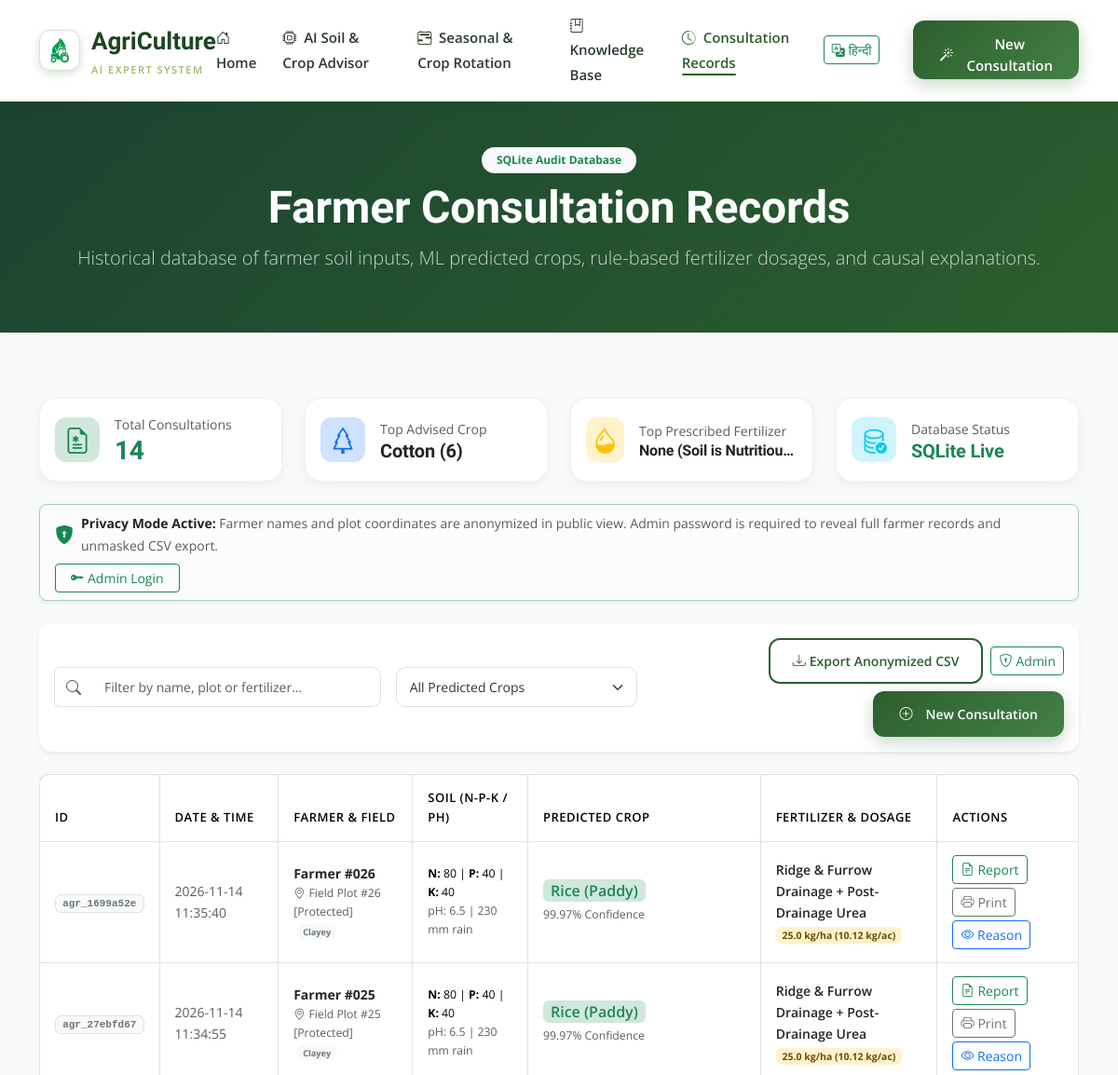
Before: /history (upper part) with the older database file.
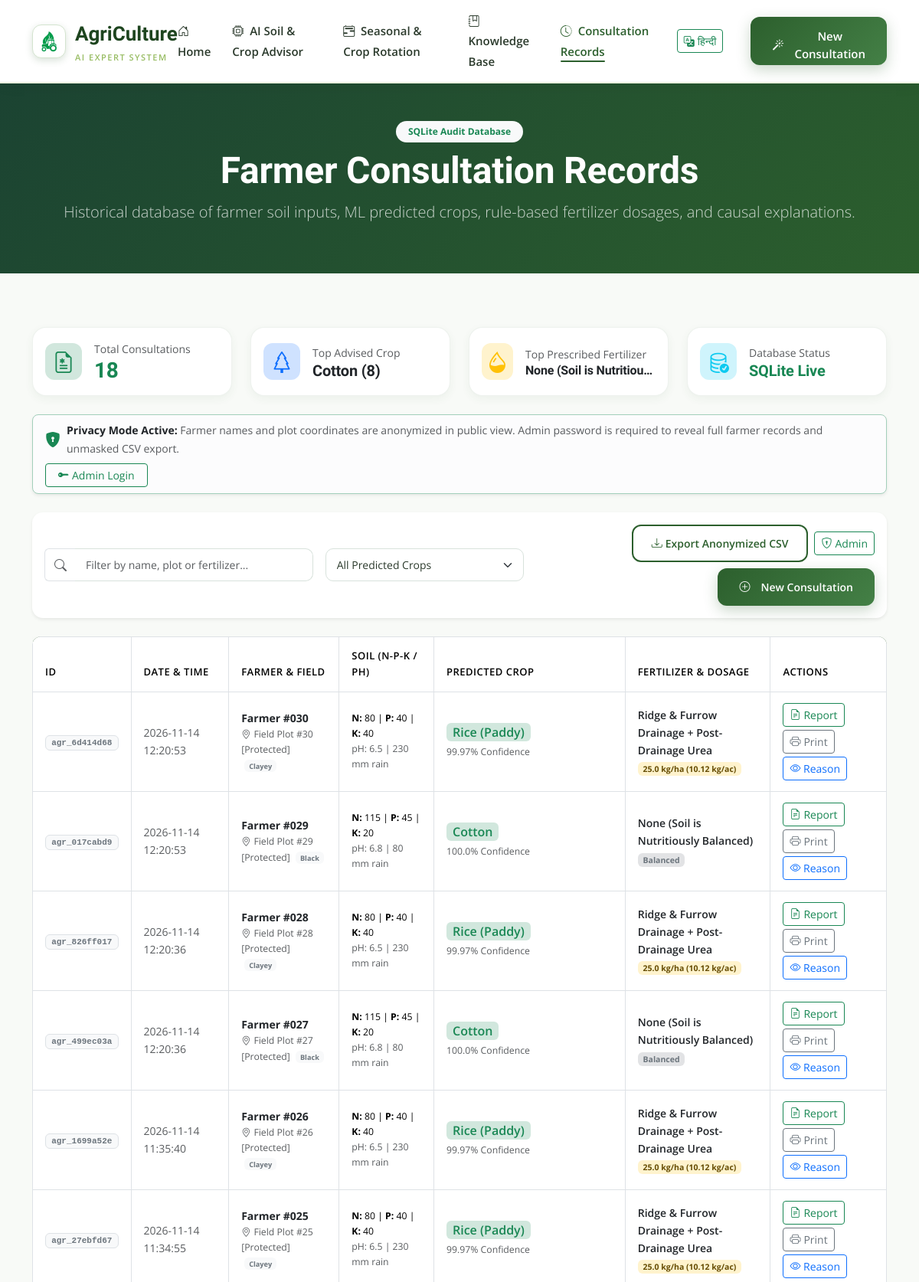
After: the same page with the newer database file.
### tables this page shows
CREATE TABLE recommendations_history (
                    id INTEGER PRIMARY KEY AUTOINCREMENT,
                    timestamp TEXT NOT NULL,
                    farmer_name TEXT DEFAULT 'Farmer',
                    location TEXT DEFAULT 'Farm Field #1',
                    soil_type TEXT DEFAULT 'Alluvial/Loamy',
                    N REAL NOT NULL,
                    P REAL NOT NULL,
                    K REAL NOT NULL,
                    ph REAL NOT NULL,
                    temperature REAL NOT NULL,
                    humidity REAL NOT NULL,
                    rainfall REAL NOT NULL,
                    predicted_crop TEXT NOT NULL,
                    confidence REAL NOT NULL,
                    recommended_fertilizer TEXT NOT NULL,
                    dosage_kg_ha REAL NOT NULL,
                    dosage_kg_acre REAL NOT NULL,
                    explanation TEXT NOT NULL,
                    fired_rules_json TEXT,
                    nutrient_gaps_json TEXT
                , report_id TEXT);

### app.py (the view)
@app.route('/history')
def history():
    is_admin = check_is_admin()
    records = db.fetch_history(limit=100, anonymize=(not is_admin))
    stats = db.get_statistics()
    return render_template('history.html', history=records, stats=stats, is_admin=is_admin)

### templates/history.html (shortened to what this page needs)
<!DOCTYPE html>
<html lang="en">
<head>
  <link href="https://cdn.jsdelivr.net/npm/bootstrap@5.3.3/dist/css/bootstrap.min.css" rel="stylesheet">
  <link href="https://cdn.jsdelivr.net/npm/bootstrap-icons@1.11.3/font/bootstrap-icons.min.css" rel="stylesheet">
  <link href="/static/assets/css/main.css?v=2.2" rel="stylesheet">
</head>
<body>
  <header id="header" class="header sticky-top">
    <div class="container-fluid container-xl d-flex align-items-center justify-content-between position-relative">
      <a href="/" class="logo-brand">
        <div class="brand-icon">
          <img src="/static/assets/img/logo.png" alt="AgriCulture Logo" width="38" height="38">
        </div>
        <div>
          <span class="brand-text">AgriCulture</span>
          <span class="brand-tagline">AI Expert System</span>
        </div>
      </a>
      <nav id="navmenu" class="navmenu">
        <ul>
          <li><a href="/"><i class="bi bi-house-door me-1"></i> <span data-i18n="nav_home">Home</span></a></li>
          <li><a href="/advisor"><i class="bi bi-cpu me-1"></i> <span data-i18n="nav_advisor">AI Soil & Crop Advisor</span></a></li>
          <li><a href="/rotation"><i class="bi bi-calendar2-range me-1"></i> <span data-i18n="nav_rotation">Seasonal & Crop Rotation</span></a></li>
          <li><a href="/knowledge"><i class="bi bi-journal-bookmark me-1"></i> <span data-i18n="nav_knowledge">Knowledge Base</span></a></li>
          <li><a href="/history" class="active"><i class="bi bi-clock-history me-1"></i> <span data-i18n="nav_records">Consultation Records</span></a></li>
          <li><button type="button" class="btn btn-sm btn-outline-success ms-lg-2 d-inline-flex align-items-center" onclick="toggleLanguage()" title="Switch Language / भाषा बदलें"><i class="bi bi-translate me-1"></i><span id="lang-label">हिन्दी</span></button></li>
          <li><a href="/advisor" class="btn btn-sm btn-agri ms-2 text-white"><i class="bi bi-magic me-1"></i> <span data-i18n="nav_new_test">Test Soil</span></a></li>
        </ul>
      </nav>
    </div>
  </header>
  <section class="py-5" style="background: linear-gradient(135deg, #1b4332, #2c5f2d); color: #fff;">
    <div class="container text-center">
      <div class="badge bg-light text-success fw-bold px-3 py-2 rounded-pill mb-2">SQLite Audit Database</div>
      <h1 class="display-5 fw-bold text-white mb-2">Farmer Consultation Records</h1>
      <p class="lead opacity-75 max-w-700 mx-auto">
        Historical database of farmer soil inputs, ML predicted crops, rule-based fertilizer dosages, and causal explanations.
      </p>
    </div>
  </section>
  <section class="section">
    <div class="container">
      <div class="row g-4 mb-4">
        <div class="col-lg-3 col-sm-6">
          <div class="expert-card p-3 d-flex align-items-center gap-3">
            <div class="card-header-icon bg-success-subtle text-success fs-3">
              <i class="bi bi-file-earmark-medical"></i>
            </div>
            <div>
              <div class="text-muted small">Total Consultations</div>
              <h3 class="fw-bold mb-0 text-success">{{ stats.total_recommendations }}</h3>
            </div>
          </div>
        </div>
        <div class="col-lg-3 col-sm-6">
          <div class="expert-card p-3 d-flex align-items-center gap-3">
            <div class="card-header-icon bg-primary-subtle text-primary fs-3">
              <i class="bi bi-tree"></i>
            </div>
            <div>
              <div class="text-muted small">Top Advised Crop</div>
              <h5 class="fw-bold mb-0 text-dark">
                {% if stats.top_crops %}{{ stats.top_crops[0].crop }} ({{ stats.top_crops[0].count }}){% else %}None{% endif %}
              </h5>
            </div>
          </div>
        </div>
        <div class="col-lg-3 col-sm-6">
          <div class="expert-card p-3 d-flex align-items-center gap-3">
            <div class="card-header-icon bg-warning-subtle text-warning fs-3">
              <i class="bi bi-droplet-half"></i>
            </div>
            <div>
              <div class="text-muted small">Top Prescribed Fertilizer</div>
              <h6 class="fw-bold mb-0 text-dark text-truncate" style="max-width: 170px;" title="{% if stats.top_fertilizers %}{{ stats.top_fertilizers[0].fertilizer }}{% endif %}">
                {% if stats.top_fertilizers %}{{ stats.top_fertilizers[0].fertilizer }}{% else %}None{% endif %}
              </h6>
            </div>
          </div>
        </div>
        <div class="col-lg-3 col-sm-6">
          <div class="expert-card p-3 d-flex align-items-center gap-3">
            <div class="card-header-icon bg-info-subtle text-info fs-3">
              <i class="bi bi-database-check"></i>
            </div>
            <div>
              <div class="text-muted small">Database Status</div>
              <h5 class="fw-bold mb-0 text-success">SQLite Live</h5>
            </div>
          </div>
        </div>
      </div>
      {% if not is_admin %}
      <div class="alert alert-light border border-success-subtle py-2 px-3 small mb-4 rounded-3 d-flex flex-wrap align-items-center justify-content-between gap-2 shadow-sm">
        <div class="d-flex align-items-center gap-2">
          <i class="bi bi-shield-lock-fill text-success fs-5"></i>
          <div>
            <strong class="text-dark">Privacy Mode Active:</strong>
            <span class="text-muted">Farmer names and plot coordinates are anonymized in public view. Admin password is required to reveal full farmer records and unmasked CSV export.</span>
          </div>
        </div>
        <button class="btn btn-outline-success btn-sm px-3" data-bs-toggle="modal" data-bs-target="#adminLoginModal">
          <i class="bi bi-key-fill me-1"></i>Admin Login
        </button>
      </div>
      {% endif %}
      <div class="card p-3 mb-4 border-0 shadow-sm" style="border-radius: 14px;">
        <div class="row g-3 align-items-center justify-content-between">
          <div class="col-md-4">
            <div class="input-group">
              <span class="input-group-text bg-white border-end-0"><i class="bi bi-search text-muted"></i></span>
              <input type="text" class="form-control border-start-0" id="historySearchInput" placeholder="Filter by name, plot or fertilizer..." onkeyup="filterHistoryTable()">
            </div>
          </div>
          <div class="col-md-3">
            <select class="form-select" id="cropFilterSelect" onchange="filterHistoryTable()">
              <option value="" selected>All Predicted Crops</option>
            </select>
          </div>
          <div class="col-md-5 text-md-end d-flex flex-wrap gap-2 justify-content-md-end align-items-center">
            <button class="btn btn-agri-outline btn-sm" onclick="exportHistoryCSV()">
              <i class="bi bi-download me-1"></i>{% if is_admin %}Export Full CSV{% else %}Export Anonymized CSV{% endif %}
            </button>
            {% if not is_admin %}
            <button class="btn btn-outline-success btn-sm" data-bs-toggle="modal" data-bs-target="#adminLoginModal">
              <i class="bi bi-shield-lock me-1"></i>Admin
            </button>
            {% else %}
            <a href="/api/admin/logout" class="btn btn-outline-danger btn-sm">
              <i class="bi bi-box-arrow-right me-1"></i>Logout
            </a>
            {% endif %}
            <a href="/advisor" class="btn btn-agri btn-sm">
              <i class="bi bi-plus-circle me-1"></i> New Consultation
            </a>
          </div>
        </div>
      </div>
      <div class="table-responsive">
        <table class="table table-bordered table-custom responsive-card-table align-middle" id="historyTable">
          <thead>
            <tr>
              <th style="width: 5%;">ID</th>
              <th style="width: 14%;">Date & Time</th>
              <th style="width: 16%;">Farmer & Field</th>
              <th style="width: 15%;">Soil (N-P-K / pH)</th>
              <th style="width: 15%;">Predicted Crop</th>
              <th style="width: 18%;">Fertilizer & Dosage</th>
              <th style="width: 17%;">Actions</th>
            </tr>
          </thead>
          <tbody>
            {% for item in history %}
            <tr class="history-row" data-search="{{ item.farmer_name|lower }} {{ item.location|lower }} {{ item.predicted_crop|lower }} {{ item.recommended_fertilizer|lower }}">
              <td data-label="ID"><span class="badge bg-light text-secondary border font-monospace" style="font-size: 11px;">{{ item.report_id if item.report_id else ('#' ~ item.id) }}</span></td>
              <td data-label="Date & Time" class="small text-muted">{{ item.timestamp }}</td>
              <td data-label="Farmer & Field">
                <div class="fw-bold text-dark">{{ item.farmer_name }}</div>
                <div class="small text-muted"><i class="bi bi-geo-alt me-1"></i>{{ item.location }} <span class="badge bg-light text-secondary ms-1">{{ item.soil_type }}</span></div>
              </td>
              <td data-label="Soil Chemistry">
                <div class="small">
                  <strong>N:</strong> {{ item.N|int }} | <strong>P:</strong> {{ item.P|int }} | <strong>K:</strong> {{ item.K|int }}
                </div>
                <div class="small text-muted">
                  pH: {{ item.ph }} | {{ item.rainfall|int }} mm rain
                </div>
              </td>
              <td data-label="Predicted Crop">
                <span class="badge bg-success-subtle text-success fs-6 fw-semibold px-2 py-1">
                  {{ item.predicted_crop }}
                </span>
                <div class="small text-muted mt-1">{{ item.confidence }}% Confidence</div>
              </td>
              <td data-label="Fertilizer & Dose">
                <div class="fw-semibold text-dark">{{ item.recommended_fertilizer }}</div>
                {% if item.dosage_kg_ha > 0 %}
                <span class="badge bg-warning-subtle text-warning-emphasis">
                  {{ item.dosage_kg_ha }} kg/ha ({{ item.dosage_kg_acre }} kg/ac)
                </span>
                {% else %}
                <span class="badge bg-secondary-subtle text-secondary">Balanced</span>
                {% endif %}
              </td>
              <td data-label="Actions">
                <div class="d-flex gap-1 flex-wrap">
                  <a href="/report/{{ item.report_id if item.report_id else item.id }}" target="_blank" class="btn btn-sm btn-outline-success" title="View Advisory Report">
                    <i class="bi bi-file-earmark-text me-1"></i>Report
                  </a>
                  <a href="/report/{{ item.report_id if item.report_id else item.id }}?autoprint=1" target="_blank" class="btn btn-sm btn-outline-secondary" title="Direct Print Report">
                    <i class="bi bi-printer me-1"></i>Print
                  </a>
                  <button class="btn btn-sm btn-outline-primary" onclick="showExplanationModal('{{ item.id }}', '{{ item.farmer_name }}', '{{ item.predicted_crop }}', {{ item.explanation|tojson|safe }})" title="View Reasoning">
                    <i class="bi bi-eye"></i> Reason
                  </button>
                </div>
              </td>
            </tr>
            {% endfor %}
          </tbody>
        </table>
      </div>
    </div>
  </section>
</body>
</html>

Changed rows visible on the page:
added recommendations_history: report "agr_6d414d68", timestamp "2026-11-14 12:20:53", farmer_name "Farmer #030", location "Field Plot #30 [Protected]", soil_type "Clayey", N "80", P "40", K "40", ph "6.5", rainfall "230", predicted_crop "Rice (Paddy)", confidence "99.97", recommended_fertilizer "Ridge & Furrow Drainage + Post-Drainage Urea", dosage_kg_ha "25.0", dosage_kg_acre "10.12"
added recommendations_history: report "agr_017cabd9", timestamp "2026-11-14 12:20:53", farmer_name "Farmer #029", location "Field Plot #29 [Protected]", soil_type "Black", N "115", P "45", K "20", ph "6.8", rainfall "80", predicted_crop "Cotton", confidence "100.0", recommended_fertilizer "None (Soil is Nutritiously Balanced)", dosage_kg_ha "Balanced"
added recommendations_history: report "agr_826ff017", timestamp "2026-11-14 12:20:36", farmer_name "Farmer #028", location "Field Plot #28 [Protected]", soil_type "Clayey", N "80", P "40", K "40", ph "6.5", rainfall "230", predicted_crop "Rice (Paddy)", confidence "99.97", recommended_fertilizer "Ridge & Furrow Drainage + Post-Drainage Urea", dosage_kg_ha "25.0", dosage_kg_acre "10.12"
added recommendations_history: report "agr_499ec03a", timestamp "2026-11-14 12:20:36", farmer_name "Farmer #027", location "Field Plot #27 [Protected]", soil_type "Black", N "115", P "45", K "20", ph "6.8", rainfall "80", predicted_crop "Cotton", confidence "100.0", recommended_fertilizer "None (Soil is Nutritiously Balanced)", dosage_kg_ha "Balanced"
Other visible differences:
{{ stats.total_recommendations }}: "14" → "18"
{{ stats.top_crops[0].count }}: "6" → "8"
